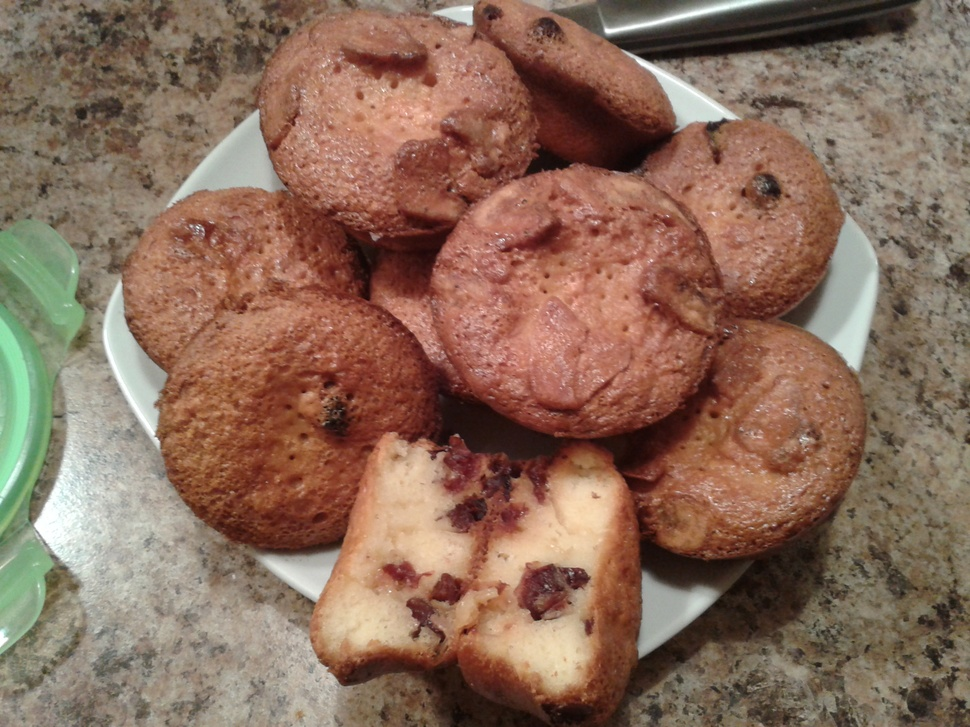
%> input picture CS390s/standard_test_images/standard_test_images/jf5.jpg, 970 x 727 px, shrunk from 2560 x 1920 before the run
$ octave 'Ch3_LpassHpass_show(1).m'   (GNU Octave 9; MATLAB toolbox functions it lacks are replaced by stand-ins)
%> lines starting %> are read from the running program, lines starting %| are printed output that depends on the picture
### CS390s/LPass.m

function nim = LPass(im,d0,n)
%This function is a frequncy domain low-pass filter
[ro,co] = size(im);
cco = floor((co+1)/2);
cro = floor((ro+1)/2);

D = zeros(ro,co);
for u = 1:ro
    v = 1:co;
    D(u,:) = sqrt((u-cro).^2+(v-cco).^2);
end

H = 1./(1+(D/d0).^(2*n));
figure,imagesc(H)
figure,mesh(H)


imf = fftshift(fft2(im));
nimf = imf.*H;
nim = ifft2(nimf);
nim = abs(nim);

### CS390s/HPass.m
%This function is a frequncy domain high-pass filter
function nim = HPass(im,d0,n)

[ro,co] = size(im);
cco = floor((co+1)/2);
cro = floor((ro+1)/2);

D = zeros(ro,co);
for u = 1:ro
    v = 1:co;
    D(u,:) = sqrt((u-cro)^2+(v-cco).^2);
end;

H = 1./(1+(d0./(D+1e-16)).^(2*n));


imf = fftshift(fft2(im));
nimf = imf.*H;
nim = ifft2(nimf);
nim = abs(nim);

### CS390s/Ch3_LpassHpass_show(1).m
%Applying low-pass filter in the frequency domain to woman image
clear all;
close all;

im = double(imread('./test/jf5.jpg'));
 im =(im(:,:,1)+im(:,:,2)+im(:,:,3))/3;
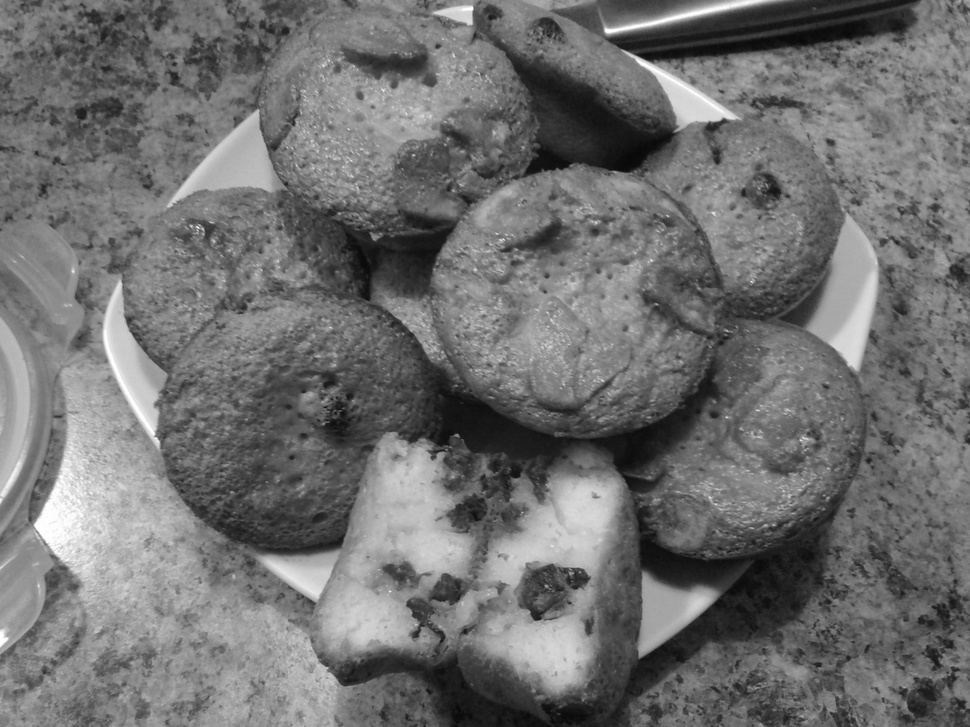
%> im: size 727x970 double; min 7.67, max 255, mean 112.5
nim = LPass(im,100,2);
%> after the loop in LPass, `for u = 1:ro`:
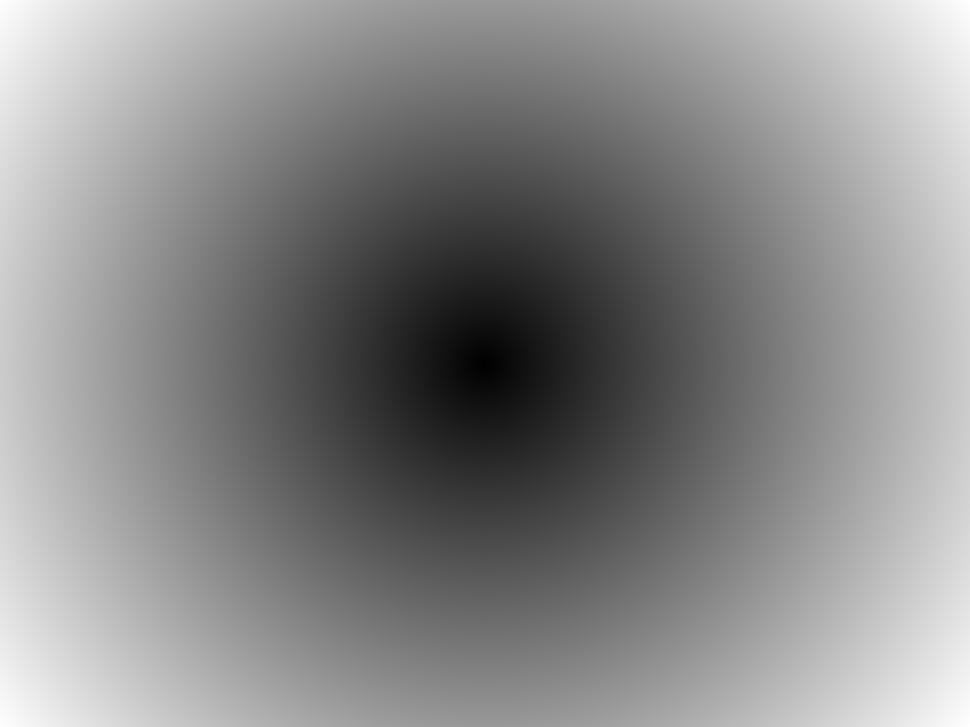
%> D: size 727x970 double; min 0, max 605.8, mean 326.7; drawn with min black and max white
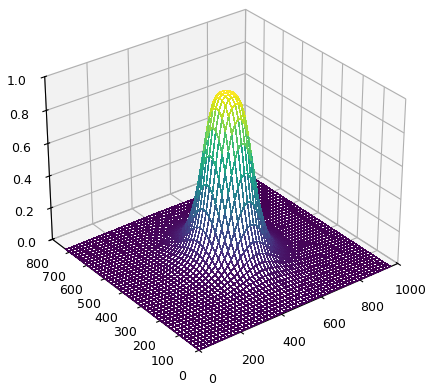
%> figure redrawn from the program's plot data
nim2 = LPass(im,50,2);
%> call 2 of LPass, with d0 = 50, n = 2
%> in LPass (call 2), `imagesc(H)`:
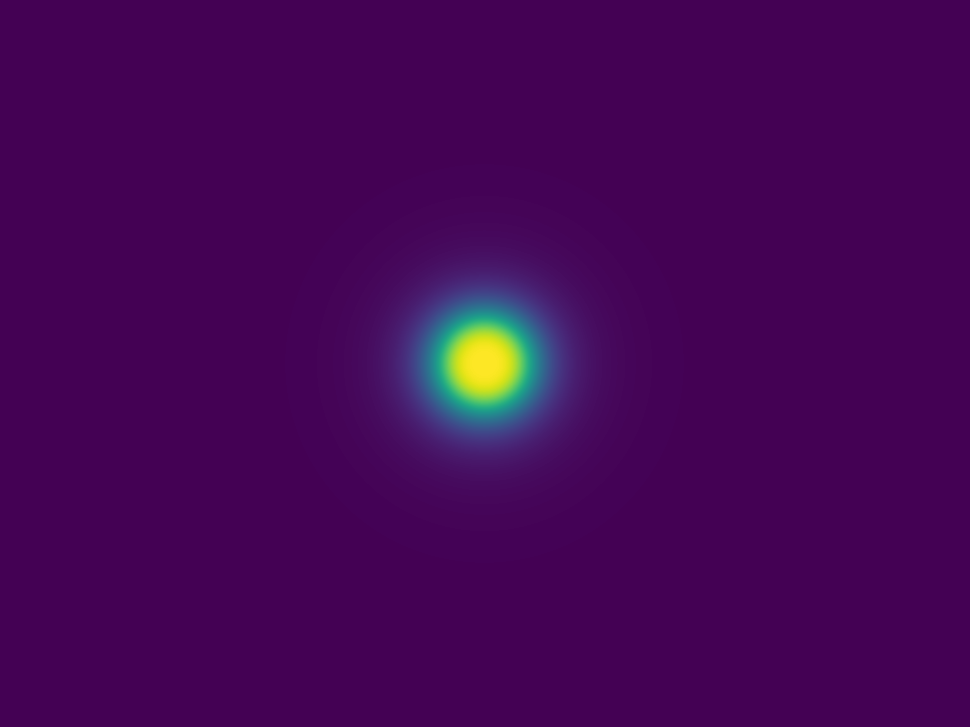
%> displayed picture: size 727x970x3, on the screen's scale of 0 to 255; mean R, G, B 68.7, 5.8, 86.1
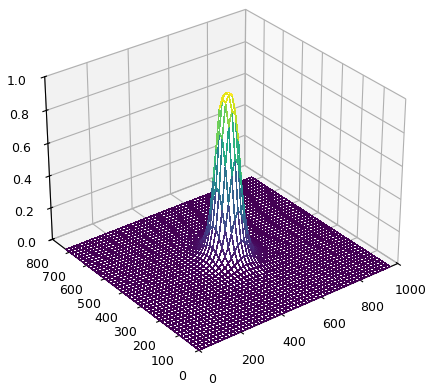
%> figure redrawn from the program's plot data


figure,subplot(3,1,1),imagesc(im);
colormap(gray(256));
axis image;
axis off;
title('original image');

subplot(3,1,2),image(nim);
colormap(gray(256));
axis image;
axis off;
title('after lowpass d0 = 100');

subplot(3,1,3),image(nim2);
colormap(gray(256));
axis image;
axis off;
title('after lowpass d0 = 50');


nim = HPass(im,5,2);
%> in HPass, `nim = abs(nim);`:
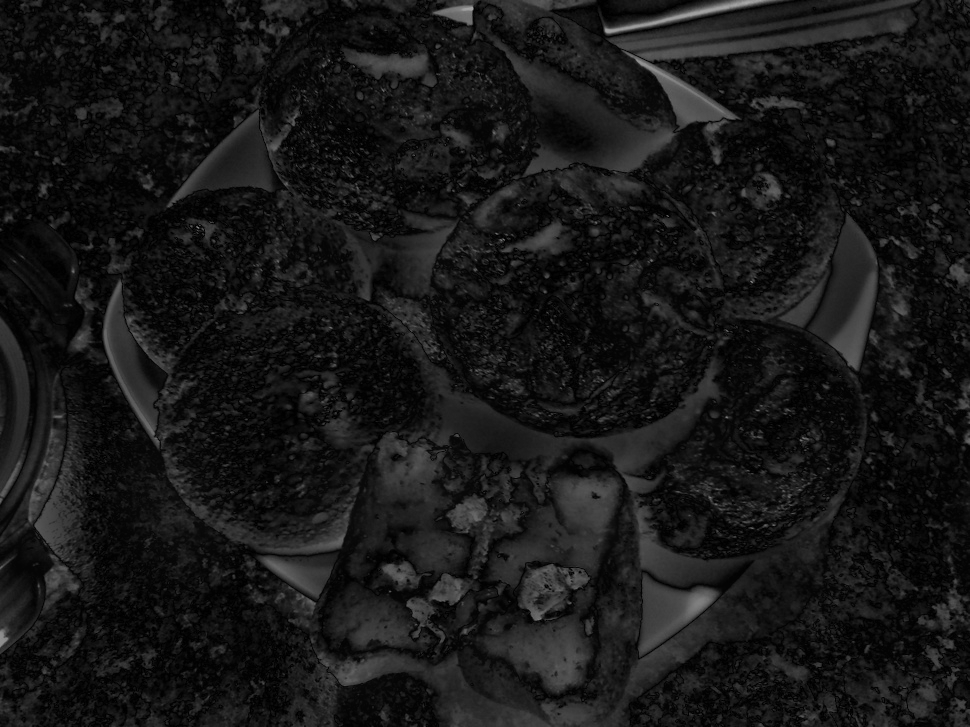
%> nim: size 727x970 double; min 0.00773, max 168.1, mean 23.9
nim2 = HPass(im,15,2);
%> call 2 of HPass, with d0 = 15, n = 2
%> in HPass (call 2), `nim = abs(nim);`:
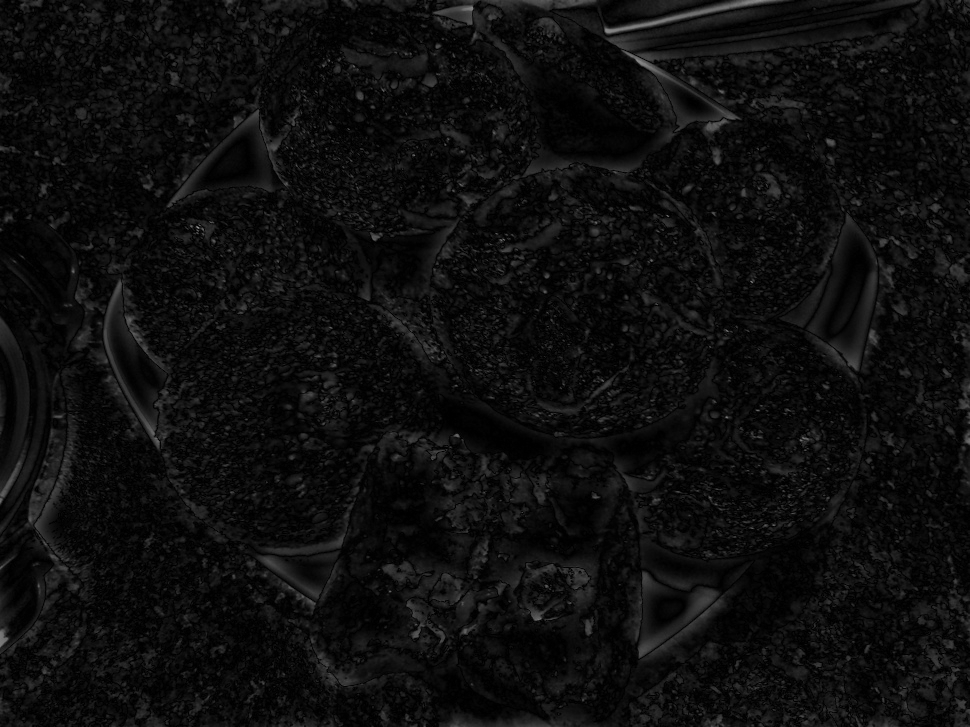
%> nim: size 727x970 double; min 0.0019, max 147.2, mean 14.4


figure, subplot(3,1,1),image(im);
colormap(gray(256));
axis image;
axis off;
title('original image');

subplot(3,1,2),image(nim);
colormap(gray(256));
axis image;
axis off;
title('after highpass d0 = 5');

subplot(3,1,3),image(nim2);
colormap(gray(256));
axis image;
axis off;
title('after highpass d0 = 15');

$ run again, with CS390s/standard_test_images/standard_test_images/0.jpg copied over CS390s/standard_test_images/standard_test_images/jf5.jpg
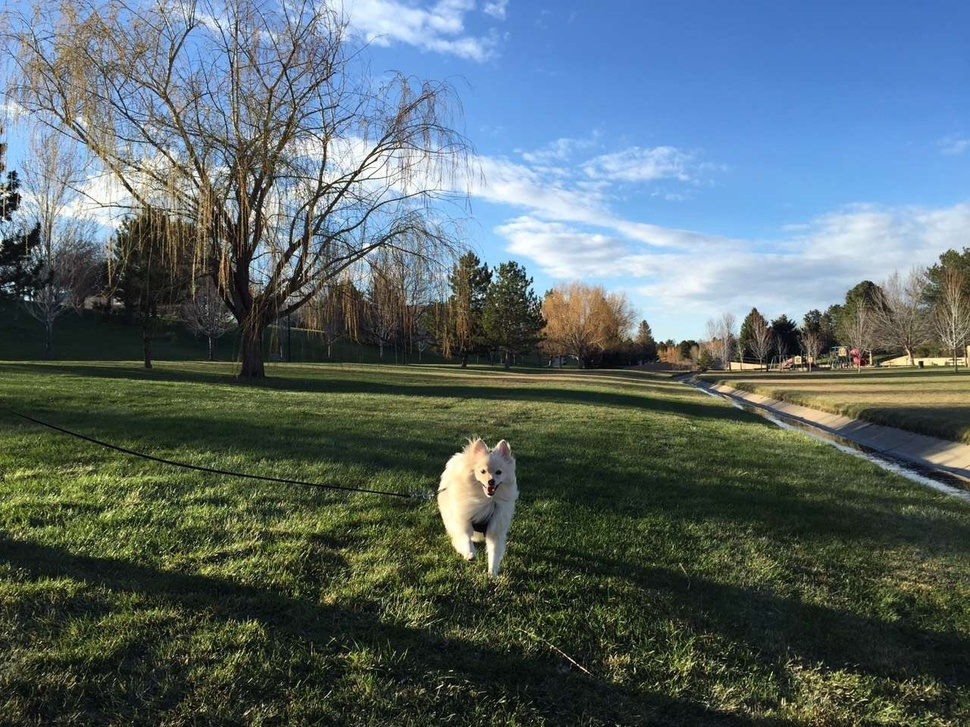
%> input picture CS390s/standard_test_images/standard_test_images/0.jpg, 970 x 727 px, shrunk from 1280 x 960 before the run
%> `im =(im(:,:,1)+im(:,:,2)+im(:,:,3))/3;`:
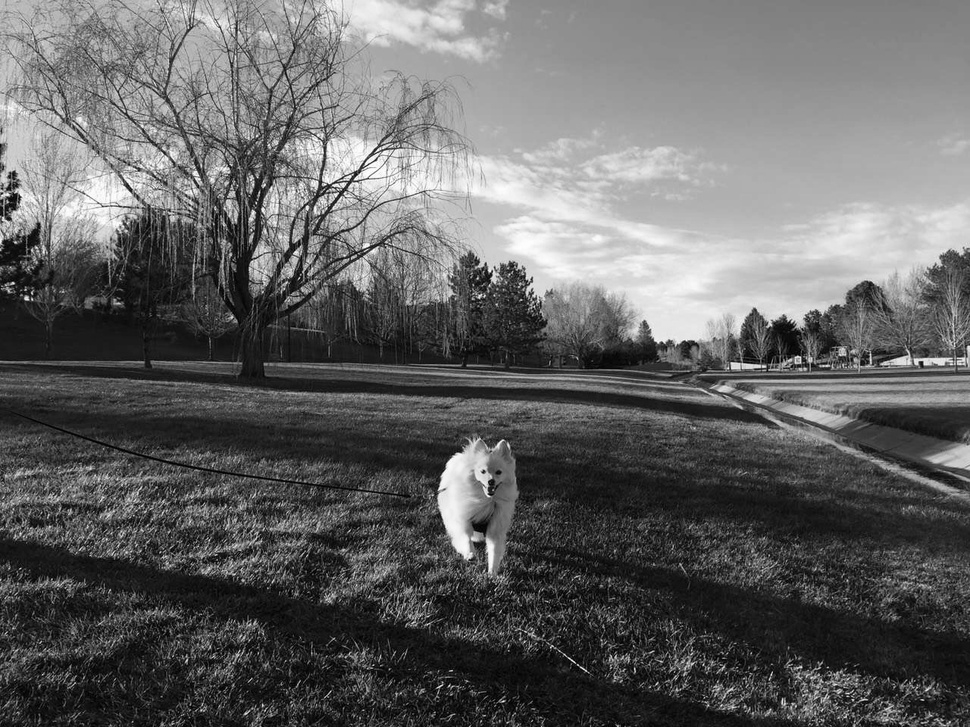
%> im: size 727x970 double; min 0, max 255, mean 99.8
%> in HPass (call 2), `nim = abs(nim);`:
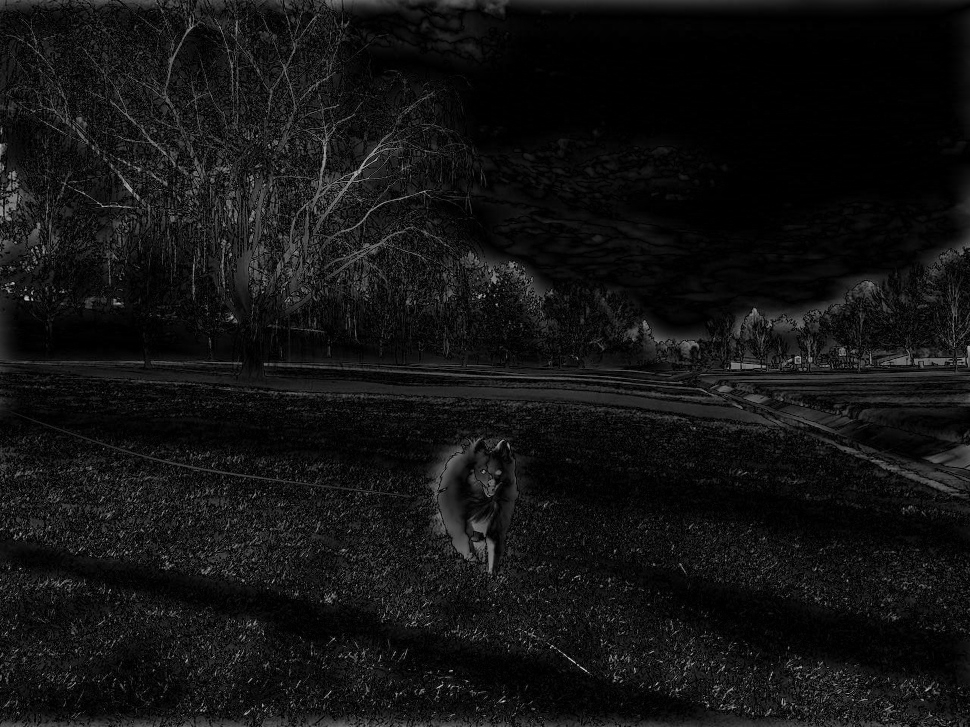
%> nim: size 727x970 double; min 0.000588, max 214.4, mean 19.3
